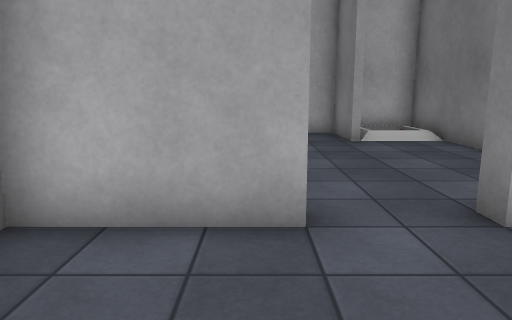
View 1 (above)

12 first-person views from a walk through a 3-D level made in the Unity game engine. The camera is 1.3 m above the floor, tilts 10° down and sees 70° across. The floor is counted in squares, 1 m on a side. Each view is taken from the middle of a square. On the plan, view 1 faces up. The plan holds only what a view shows up to about 15 squares ahead; the rest is blank. The place goes on beyond the plan. The player is left out. Some animated figures are left out. Some surface patterns are stand-ins.

View 2
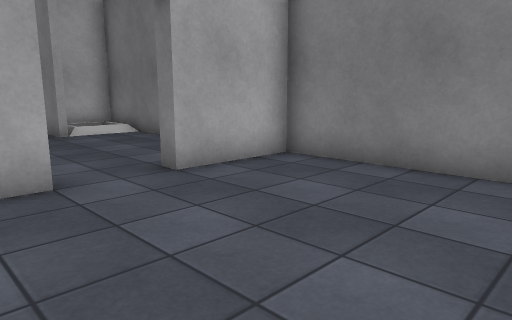

View 3
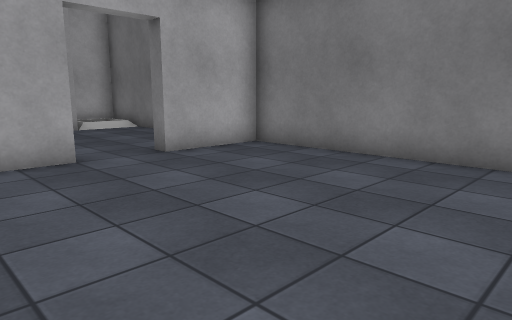

View 4
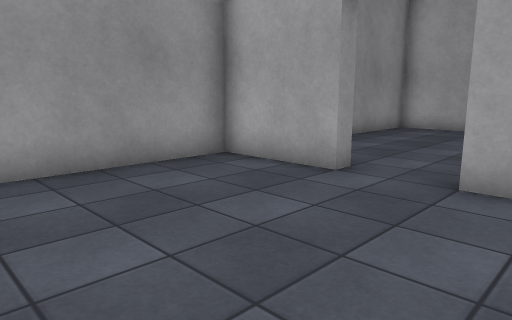

View 5
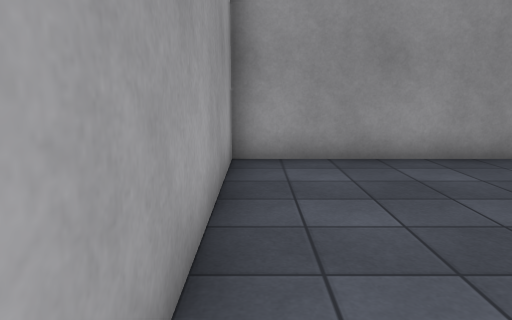

View 6
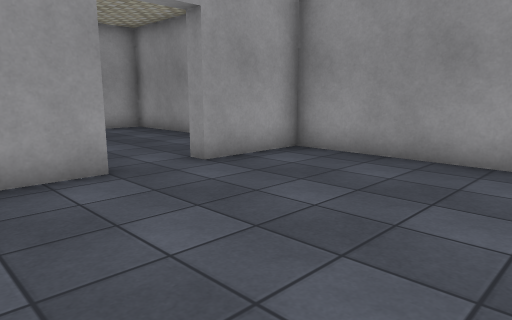

View 7
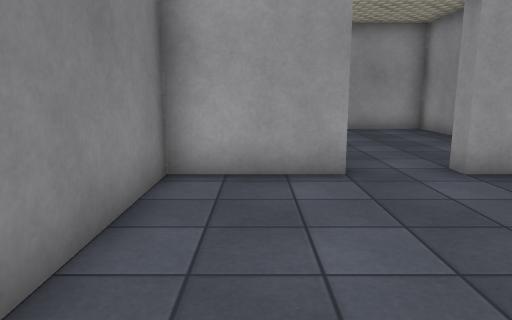

View 8
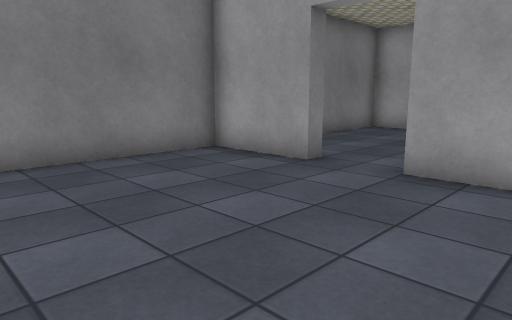

View 9
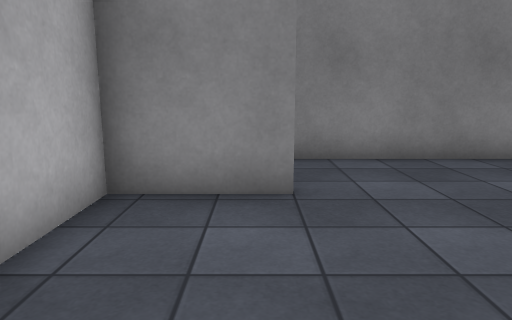

View 10
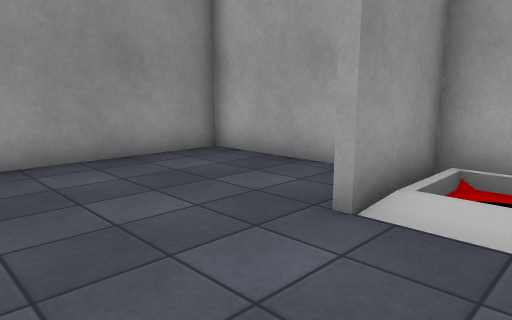

View 11
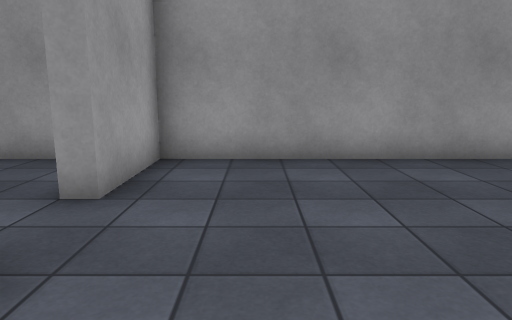

View 12
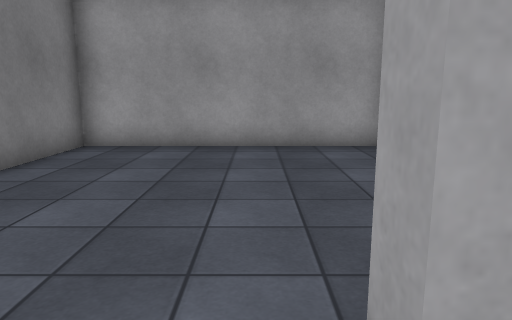

### Floor plan
Ten units are one square. View 1 is at (0, 0); x grows to the right and y downward. Boxes are objects, and circles mark ways between rooms. Rooms are numbered by the first view taken in them; rooms with no view inside come last. Other rooms are left out.
<svg viewBox="-30 -135 90 185">
<path fill="none" stroke="#000" d="M5 -35 -25 -35 -25 45 55 45 55 -35 25 -35M28 -104 28 -130 -25 -130 -25 -40 5 -40 5 -35M25 -35 25 -40 55 -40 55 -130 30 -130 30 -105"/>
<circle cx="15" cy="-40" r="3" fill="#2a7"/>
<text x="10" y="0">1</text>
<text x="10" y="-80">2</text>
</svg>
Room 1 opens to room 2.

Where each view was taken, in squares from view 1:
view 1: 0 up, 0 right, facing up
view 2: 2 down, 1 left, facing up-right
view 3: 4 down, 2 left, facing up-right
view 4: 2 down, 4 right, facing up-left
view 5: 4 down, 5 right, facing left
view 6: 10 up, 5 right, facing down-left
view 7: 10 up, 4 right, facing down
view 8: 10 up, 2 left, facing down-right
view 9: 11 up, 2 left, facing right
view 10: 7 up, 5 right, facing up-left
view 11: 6 up, 5 right, facing left
view 12: 5 up, 1 right, facing down
